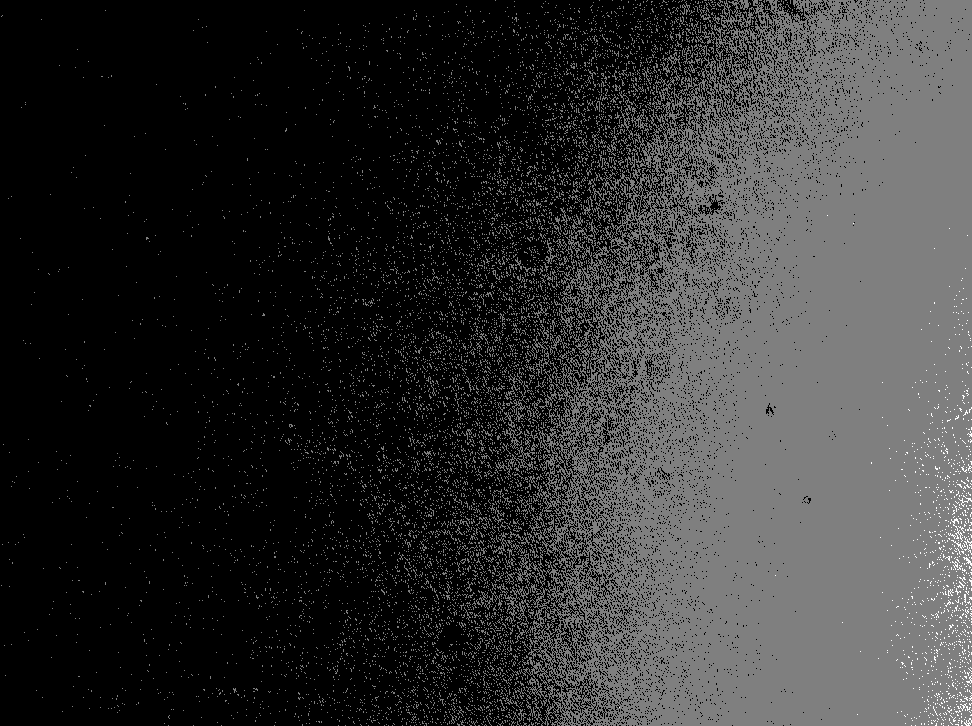
#> input picture Tercer parcial/ESPI/holograma_0081.tif, 972 x 726 px, shrunk from 1392 x 1040 before the run
$ python ESPI.py
#> lines starting #> are read from the running program, lines starting #| are printed output that depends on the picture; after the words box and inside, x2 and y2 are one past the last pixel; in counts of white or black regions, pixels touching at a corner belong together
import numpy as np
import cv2
import matplotlib.pyplot as plt

import os
import numpy as np
import cv2
import matplotlib.pyplot as plt

def simular_o_cargar_imagenes():
    """
    Carga imágenes reales utilizando rutas absolutas dinámicas para evitar
    errores de lectura en OpenCV.
    """
    # 1. Obtiene la ruta de la carpeta exacta donde está guardado este archivo (ESPI.py)
    directorio_actual = os.path.dirname(os.path.abspath(__file__))

    # 2. Construye las rutas absolutas usando los nombres REALES de tu captura
    ruta_ref = os.path.join(directorio_actual, 'holograma_0081.tif')      # <--- CORREGIDO
    ruta_modo = os.path.join(directorio_actual, 'holograma_0082.tif')

    # 3. Carga las imágenes
    img_ref = cv2.imread(ruta_ref, cv2.IMREAD_GRAYSCALE)
#> img_ref is the input picture: shape (726, 972); min 0, max 2, mean 0.39
    img_modo = cv2.imread(ruta_modo, cv2.IMREAD_GRAYSCALE)
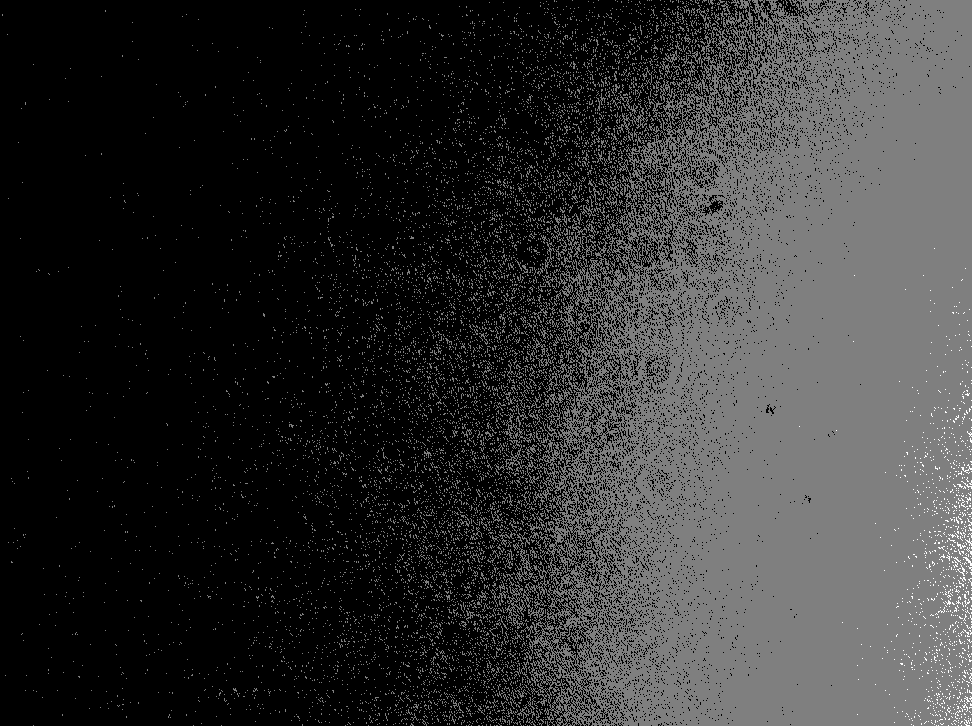
#> input picture Tercer parcial/ESPI/holograma_0082.tif, 972 x 726 px, shrunk from 1392 x 1040 before the run
#> img_modo is the input picture: shape (726, 972); min 0, max 2, mean 0.39

    # 4. Validaciones de seguridad (Si falla, te dirá exactamente qué ruta intentó leer)
    if img_ref is None:
        raise FileNotFoundError(f"¡Error! OpenCV no encontró la imagen de referencia. Buscó exactamente en:\n{ruta_ref}\nVerifica que el archivo exista ahí y que sea .tif y no .tiff")

    if img_modo is None:
        raise FileNotFoundError(f"¡Error! OpenCV no encontró la imagen del modo. Buscó exactamente en:\n{ruta_modo}\nVerifica el nombre del archivo.")

    return img_ref, img_modo


def procesar_y_visualizar_espi():
    # 1. Obtener las imágenes (Referencia y Modo 1)
    img_ref, img_modo = simular_o_cargar_imagenes()

    # 2. Procesamiento ESPI (Resta absoluta y filtrado de speckle)
    ref_f = img_ref.astype(np.float32)
    modo_f = img_modo.astype(np.float32)

    franjas_crudas = np.abs(modo_f - ref_f)
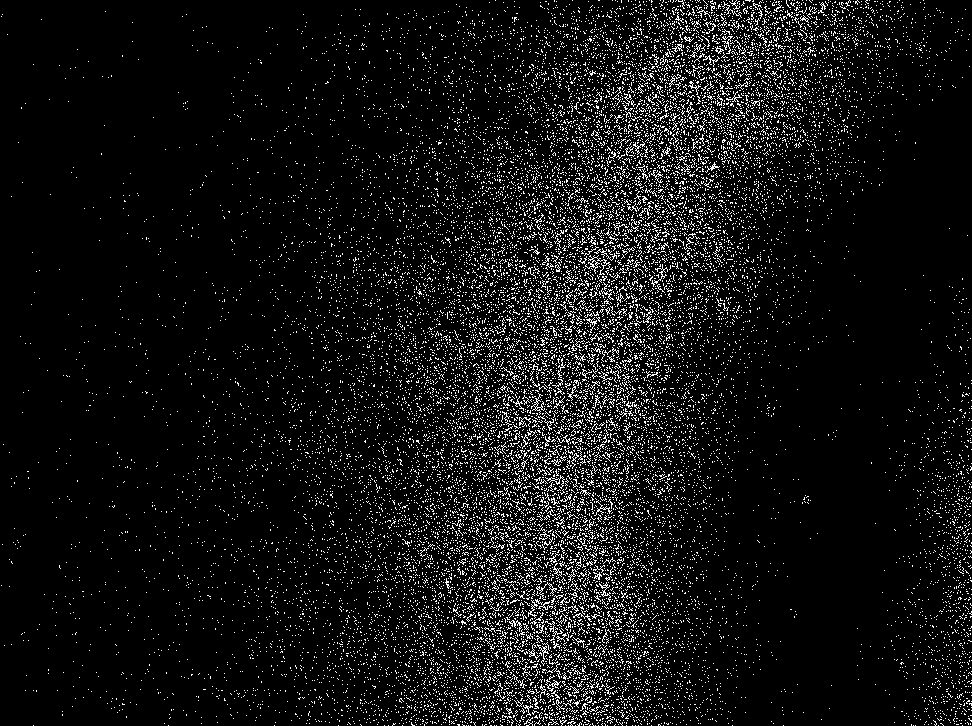
#> franjas_crudas: shape (726, 972) float32; values 0 (black) and 1 (white), 7% white in thin lines or dots
    franjas_norm = cv2.normalize(franjas_crudas, None, 0, 255, cv2.NORM_MINMAX).astype(np.uint8)
#> franjas_norm: shape (726, 972); 7% white in thin lines or dots

    # Filtrado para eliminar el ruido láser puro y rescatar las franjas de correlación
    franjas_filtradas = cv2.medianBlur(franjas_norm, 7)
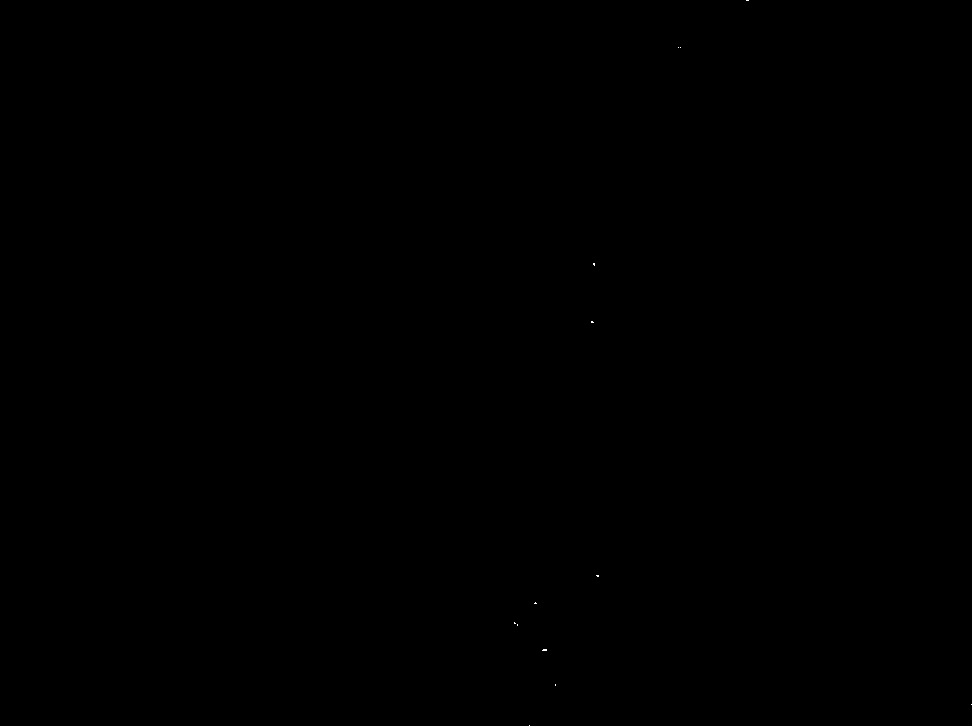
#> franjas_filtradas: shape (726, 972); 0.01% white in thin lines or dots, all inside (x1, y1, x2, y2) = (514, 0, 972, 726)
    franjas_filtradas = cv2.GaussianBlur(franjas_filtradas, (7, 7), 0)

    # 3. Extracción de fase por Transformada de Fourier (FTP)
    F = np.fft.fftshift(np.fft.fft2(franjas_filtradas))
    filas, cols = franjas_filtradas.shape
#> filas = 726; cols = 972
    centro_x, centro_y = cols // 2, filas // 2
#> centro_x = 486; centro_y = 363

    mascara = np.zeros((filas, cols), dtype=np.uint8)
    mascara[0:centro_y, :] = 1 # Filtrar semiplano superior
    cv2.circle(mascara, (centro_x, centro_y), 15, 0, -1) # Anular componente DC
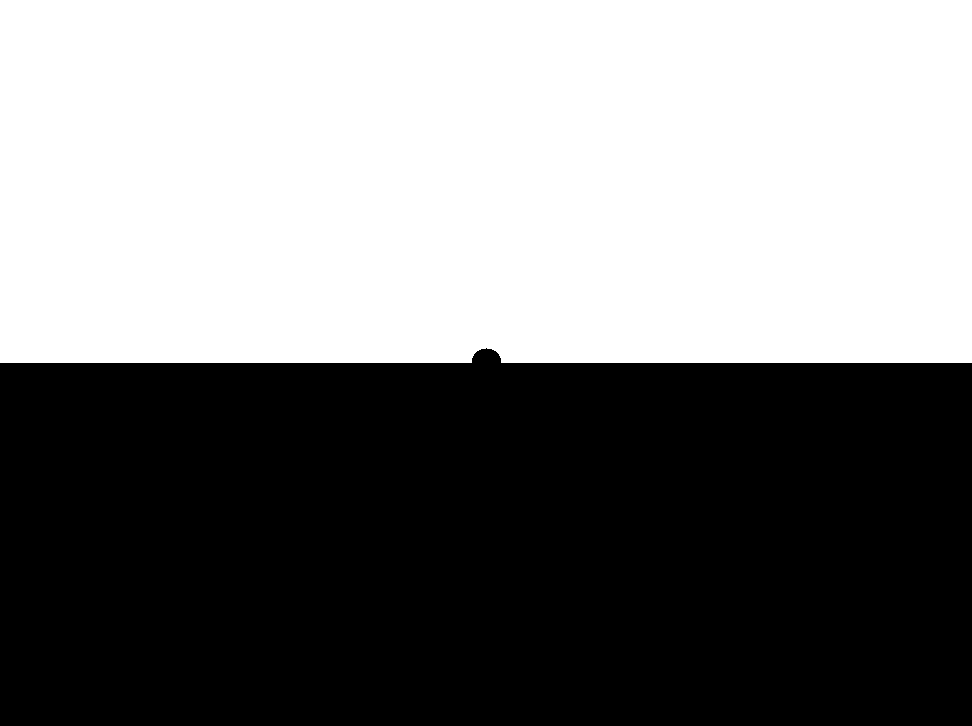
#> mascara: shape (726, 972); values 0 (black) and 1 (white), 50% white; 1 white region, box (x1, y1, x2, y2) and area: (0, 0, 972, 363) 352497

    F_filtrada = F * mascara
    I_filtrada = np.fft.ifft2(np.fft.ifftshift(F_filtrada))
    fase_envuelta = np.angle(I_filtrada)
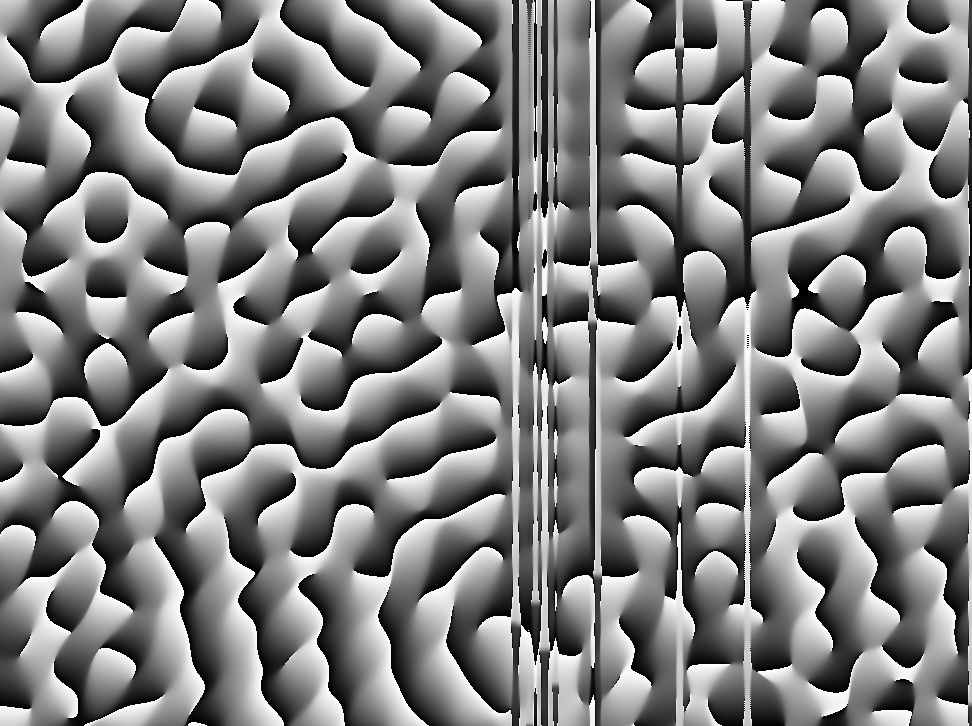
#> fase_envuelta: shape (726, 972) float64; min -3.14, max 3.14, mean -0.00974; drawn with min black and max white

    # 4. Visualización con Matplotlib (Lado izquierdo: Speckle/Franjas, Lado derecho: Modo / Fase)
    fig, axes = plt.subplots(1, 2, figsize=(12, 6))

    # Lado Izquierdo: Patrón de Franjas de Correlación ESPI (Speckle procesado)
    im0 = axes[0].imshow(franjas_filtradas, cmap='gray')
    axes[0].set_title("Franjas de Correlación ESPI (Speckle)", fontsize=13, fontweight='bold')
    axes[0].axis('off')
    fig.colorbar(im0, ax=axes[0], fraction=0.046, pad=0.04)

    # Lado Derecho: Fase Envuelta del Modo de Vibración
    im1 = axes[1].imshow(fase_envuelta, cmap='hsv')
    axes[1].set_title("Fase Envuelta Extraída (Modo 1)", fontsize=13, fontweight='bold')
    axes[1].axis('off')
    fig.colorbar(im1, ax=axes[1], fraction=0.046, pad=0.04)

    plt.suptitle("Análisis Óptico ESPI - Interferometría de Moteado", fontsize=15, y=0.98)
    plt.tight_layout()
    plt.show()
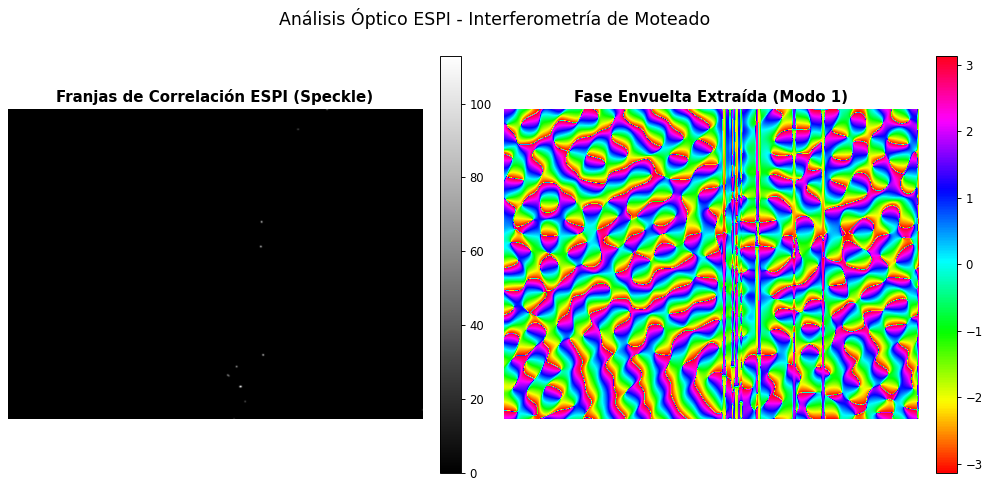
#> figure drawn by matplotlib, 4 panels

if __name__ == "__main__":
    print("Ejecutando procesamiento ESPI y generando visualización...")
    procesar_y_visualizar_espi()
